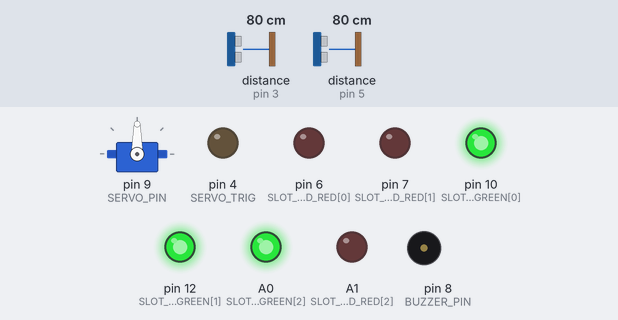
Bench run of a sketch on a simulated Arduino Uno, built with avr-gcc and run on an emulated ATmega328P. Parts: servo, output pins drawn as LEDs (lit = HIGH), buzzer (waves = sounding, pin HIGH). Wiring (inferred from the names in the program): ultrasonic range finder: trigger pin 2; echo pin 3. The test bench sets the inputs (shaded band); at power-on: distance to the obstacle (sensors on pin 3, pin 5) 80 cm. The echo pulse lasts 58.3 µs per cm; pins used as bus, display or sensor lines are not drawn; what the sketch prints to the serial monitor is not drawn.

Above: at 1.7 s.
1.8 s: distance to the obstacle (sensor on pin 3) set to 74 cm
4.1 s: distance to the obstacle (sensor on pin 3) set to 66 cm
At 5.26 s:
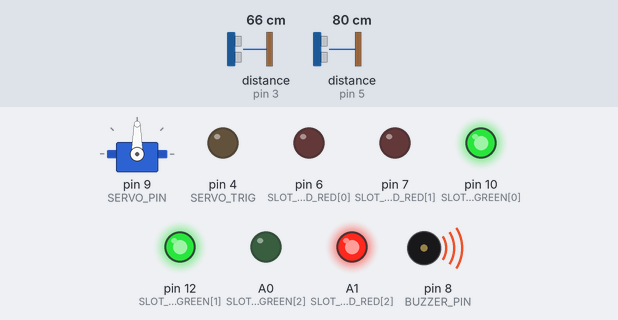
At 6.5 s:
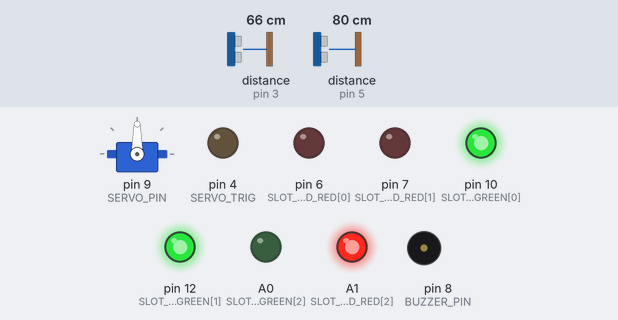
6.8 s: distance to the obstacle (sensor on pin 3) set to 50 cm
8.7 s: distance to the obstacle (sensor on pin 3) set to 43 cm
At 11.1 s:
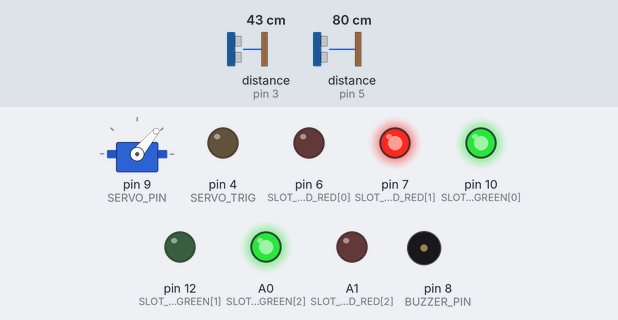
11.9 s: distance to the obstacle (sensor on pin 3) set to 22 cm
16.2 s: distance to the obstacle (sensor on pin 3) set to 18 cm
At 19.4 s:
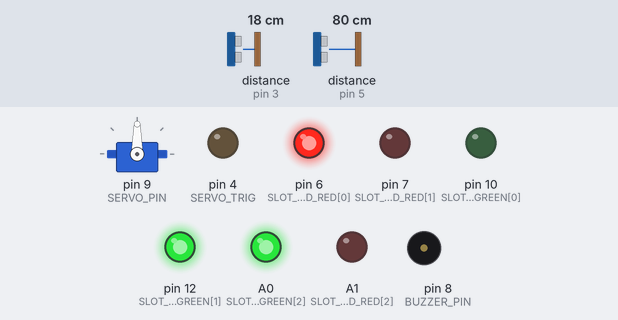
Timing chart, 0 to 21.5 s (numbered marks = the images above; inputs shaded):
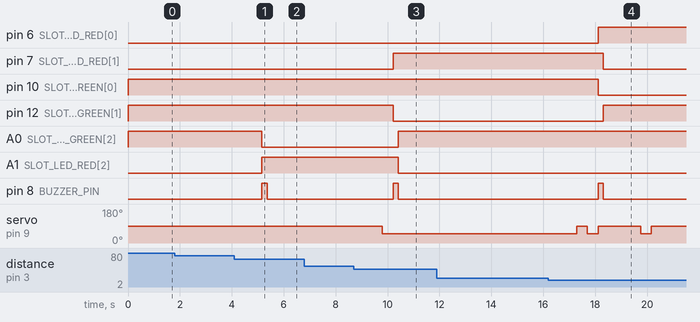

The sketch:

hardware_only_code.ino
```cpp
#include <Servo.h>

// ── Pin definitions ──────────────────────────────────────────
#define FIXED_TRIG   2
#define FIXED_ECHO   3
#define SERVO_TRIG   4
#define SERVO_ECHO   5
#define SERVO_PIN    9
#define BUZZER_PIN   8

const int SLOT_LED_GREEN[] = {10, 12, A0};
const int SLOT_LED_RED[]   = {6,  7,  A1};

// ── Distance ranges (tune after physical measurement) ────────
#define SLOT1_MAX_CM   20
#define SLOT2_MAX_CM   45
#define SLOT3_MAX_CM   70

// Servo angles (moving sensor at RIGHT, faces LEFT toward slots)
#define ANGLE_SLOT1  130
#define ANGLE_SLOT2  90
#define ANGLE_SLOT3  50

// ── Constants ────────────────────────────────────────────────
#define OCCUPIED_THRESHOLD_CM  25
#define SCAN_DELAY_MS          400
#define LOOP_INTERVAL_MS       1000

// ── Globals ──────────────────────────────────────────────────
Servo scanServo;
int slotState[3]     = {0, 0, 0};
int prevSlotState[3] = {-1, -1, -1};

// ── Helpers ──────────────────────────────────────────────────
long readDistance(int trigPin, int echoPin) {
  digitalWrite(trigPin, LOW);
  delayMicroseconds(2);
  digitalWrite(trigPin, HIGH);
  delayMicroseconds(10);
  digitalWrite(trigPin, LOW);
  long duration = pulseIn(echoPin, HIGH, 30000);
  if (duration == 0) return 999;
  return duration * 0.034 / 2;
}

int inferSlotFromDistance(long dist) {
  if (dist < SLOT1_MAX_CM) return 1;
  if (dist < SLOT2_MAX_CM) return 2;
  if (dist < SLOT3_MAX_CM) return 3;
  return 0;
}

long readServoSlot(int angle) {
  scanServo.write(angle);
  delay(SCAN_DELAY_MS);
  return readDistance(SERVO_TRIG, SERVO_ECHO);
}

int isOccupied(long distCm) {
  return (distCm > 0 && distCm < OCCUPIED_THRESHOLD_CM) ? 1 : 0;
}

void setSlotLED(int slot, int occupied) {
  digitalWrite(SLOT_LED_GREEN[slot], occupied ? LOW  : HIGH);
  digitalWrite(SLOT_LED_RED[slot],   occupied ? HIGH : LOW);
}

void triggerBuzzer() {
  digitalWrite(BUZZER_PIN, HIGH);
  delay(200);
  digitalWrite(BUZZER_PIN, LOW);
}

// ── Setup ────────────────────────────────────────────────────
void setup() {
  Serial.begin(9600);

  pinMode(FIXED_TRIG, OUTPUT);
  pinMode(FIXED_ECHO, INPUT);
  pinMode(SERVO_TRIG, OUTPUT);
  pinMode(SERVO_ECHO, INPUT);
  pinMode(BUZZER_PIN, OUTPUT);

  for (int i = 0; i < 3; i++) {
    pinMode(SLOT_LED_GREEN[i], OUTPUT);
    pinMode(SLOT_LED_RED[i],   OUTPUT);
    digitalWrite(SLOT_LED_GREEN[i], HIGH);
    digitalWrite(SLOT_LED_RED[i],   LOW);
  }

  scanServo.attach(SERVO_PIN);
  scanServo.write(ANGLE_SLOT2);
  delay(500);

  Serial.println("=== Smart Parking System ===");
  Serial.println("Layout: [FIXED] | S1 | S2 | S3 | [SERVO]");
  Serial.println("============================");
}

// ── Main loop ────────────────────────────────────────────────
void loop() {
  long fixedDist    = readDistance(FIXED_TRIG, FIXED_ECHO);
  int  detectedSlot = inferSlotFromDistance(fixedDist);

  Serial.println("\n--- Parking Status ---");
  Serial.print("Fixed sensor dist: ");
  Serial.print(fixedDist);
  Serial.print(" cm  →  nearest car at: ");
  Serial.println(detectedSlot == 0 ? "none" : "Slot " + String(detectedSlot));

  // ── Conditional sweep logic ───────────────────────────────

  if (detectedSlot == 3) {
    // Slot 3 confirmed by fixed sensor — servo does nothing
    slotState[0] = 0;
    slotState[1] = 0;
    slotState[2] = 1;
    Serial.println("[SERVO] Idle — slot 3 confirmed by fixed sensor");

  } else if (detectedSlot == 0) {
    // No car at all — servo does nothing
    slotState[0] = 0;
    slotState[1] = 0;
    slotState[2] = 0;
    Serial.println("[SERVO] Idle — no cars detected");

  } else if (detectedSlot == 2) {
    // Slot 2 confirmed by fixed sensor
    // Servo locks onto slot 3 permanently to monitor it
    slotState[0] = 0;
    slotState[1] = 1;
    scanServo.write(ANGLE_SLOT3);
    delay(SCAN_DELAY_MS);
    long d3 = readDistance(SERVO_TRIG, SERVO_ECHO);
    slotState[2] = isOccupied(d3);
    Serial.print("[SERVO] Fixed at slot 3 — dist: ");
    Serial.print(d3);
    Serial.println(" cm");

  } else if (detectedSlot == 1) {
    // Slot 1 confirmed by fixed sensor
    // Servo sweeps slot 2 and slot 3 at equal intervals
    slotState[0] = 1;
    long d2 = readServoSlot(ANGLE_SLOT2);
    slotState[1] = isOccupied(d2);
    long d3 = readServoSlot(ANGLE_SLOT3);
    slotState[2] = isOccupied(d3);
    Serial.print("[SERVO] Checked slots 2 & 3 — dist2: ");
    Serial.print(d2);
    Serial.print(" cm, dist3: ");
    Serial.print(d3);
    Serial.println(" cm");
  }

  // Return servo to center only if not locked on slot 3
  if (detectedSlot != 2) {
    scanServo.write(ANGLE_SLOT2);
  }

  // ── Update LEDs, buzzer, print status ─────────────────────
  bool anyChange = false;
  for (int i = 0; i < 3; i++) {
    if (slotState[i] != prevSlotState[i]) {
      anyChange = true;
      setSlotLED(i, slotState[i]);
      if (slotState[i] == 1) triggerBuzzer();
      prevSlotState[i] = slotState[i];
    }
  }

  for (int i = 0; i < 3; i++) {
    Serial.print("Slot ");
    Serial.print(i + 1);
    Serial.print(": ");
    Serial.println(slotState[i] ? "OCCUPIED" : "FREE");
  }

  int freeCount = 0;
  for (int i = 0; i < 3; i++) if (!slotState[i]) freeCount++;
  Serial.print("Free slots: ");
  Serial.print(freeCount);
  Serial.println("/3");
  if (anyChange) Serial.println("[STATE CHANGED]");

  delay(LOOP_INTERVAL_MS);
}
```

Measured:
- the behaviour switches between 71 and 70 cm on distance to the obstacle (sensor on pin 3) (found by bisection; images 0 and 1)
- the behaviour switches between 46 and 45 cm on distance to the obstacle (sensor on pin 3) (found by bisection; images 2 and 3)
- the behaviour switches between 21 and 20 cm on distance to the obstacle (sensor on pin 3) (found by bisection; images 3 and 4)
- after the input at 1.8 s, every drawn part: stays the same
- after the input at 4.1 s, A0 (SLOT_LED_GREEN[2]): HIGH → LOW after 1.1 s; A1 (SLOT_LED_RED[2]): LOW → HIGH after 1.1 s; pin 8 (BUZZER_PIN): LOW → HIGH after 1.1 s, → LOW 0.20 s later
- after the input at 6.8 s, every drawn part: stays the same
- after the input at 8.7 s, pin 7 (SLOT_LED_RED[1]): LOW → HIGH after 1.5 s; pin 12 (SLOT_LED_GREEN[1]): HIGH → LOW after 1.5 s; A0 (SLOT_LED_GREEN[2]): LOW → HIGH after 1.7 s; A1 (SLOT_LED_RED[2]): HIGH → LOW after 1.7 s; pin 8 (BUZZER_PIN): LOW → HIGH after 1.5 s, → LOW 0.20 s later
- after the input at 16.2 s, pin 6 (SLOT_LED_RED[0]): LOW → HIGH after 1.9 s; pin 7 (SLOT_LED_RED[1]): HIGH → LOW after 2.1 s; pin 10 (SLOT_LED_GREEN[0]): HIGH → LOW after 1.9 s; pin 12 (SLOT_LED_GREEN[1]): LOW → HIGH after 2.1 s; pin 8 (BUZZER_PIN): LOW → HIGH after 1.9 s, → LOW 0.20 s later
